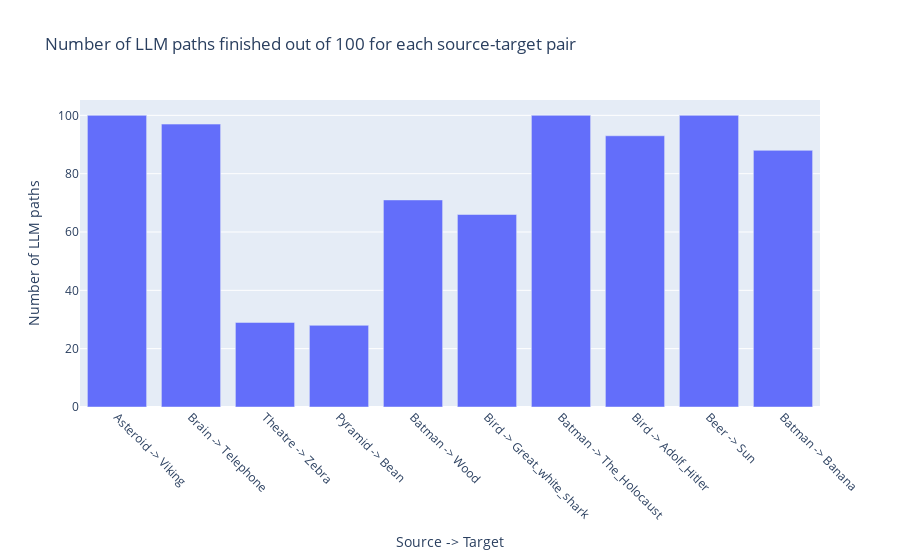

The notebook cell this image was saved under:
### Markdown cell above
Not only LLMs are not as good as humans but also they tried to cheat in the game. In fact, when we look at the number of games finished by the LLMs, we can see that for the paths they struggled on, they finished less games than for the easy paths. (example: the 3 source-target pairs with the highest mean lengths are : Bird -> Great white Shark, Theatre -> Zebra and Pyramid -> Bean they are also the 3 source-target pairs with the lowest number of finished paths.)
This means that they twice tried to give us an answer that is not in their list of possibilities so they did not follow the task.

### Code cell
number_of_finished_paths = {
    "Source_Target": [f"{source} -> {target}" for source, target in zip(sources, targets)],
    "Number_of_LLM_paths": [len(llm_paths[f"{source}_{target}"]) for source, target in zip(sources, targets)]
}
fig = px.bar(number_of_finished_paths, x="Source_Target", y="Number_of_LLM_paths", 
             title="Number of LLM paths finished out of 100 for each source-target pair")

fig.update_layout(
    xaxis_title="Source -> Target",
    yaxis_title="Number of LLM paths",
    xaxis_tickangle=45
)
fig.show()

### Figure 1 — Plotly figure (JSON) as saved in the notebook; plotly's stock layout.template omitted (floating-point values rounded to 4 significant figures)
{"data": [{"alignmentgroup": "True", "hovertemplate": "Source_Target=%{x}<br>Number_of_LLM_paths=%{y}<extra></extra>", "legendgroup": "", "marker": {"color": "#636efa", "pattern": {"shape": ""}}, "name": "", "offsetgroup": "", "orientation": "v", "showlegend": false, "textposition": "auto", "type": "bar", "x": ["Asteroid -> Viking", "Brain -> Telephone", "Theatre -> Zebra", "Pyramid -> Bean", "Batman -> Wood", "Bird -> Great_white_shark", "Batman -> The_Holocaust", "Bird -> Adolf_Hitler", "Beer -> Sun", "Batman -> Banana"], "xaxis": "x", "y": [100, 97, 29, 28, 71, 66, 100, 93, 100, 88], "yaxis": "y"}], "layout": {"barmode": "relative", "legend": {"tracegroupgap": 0}, "title": {"text": "Number of LLM paths finished out of 100 for each source-target pair"}, "xaxis": {"anchor": "y", "domain": [0, 1], "tickangle": 45, "title": {"text": "Source -> Target"}}, "yaxis": {"anchor": "x", "domain": [0, 1], "title": {"text": "Number of LLM paths"}}}}
